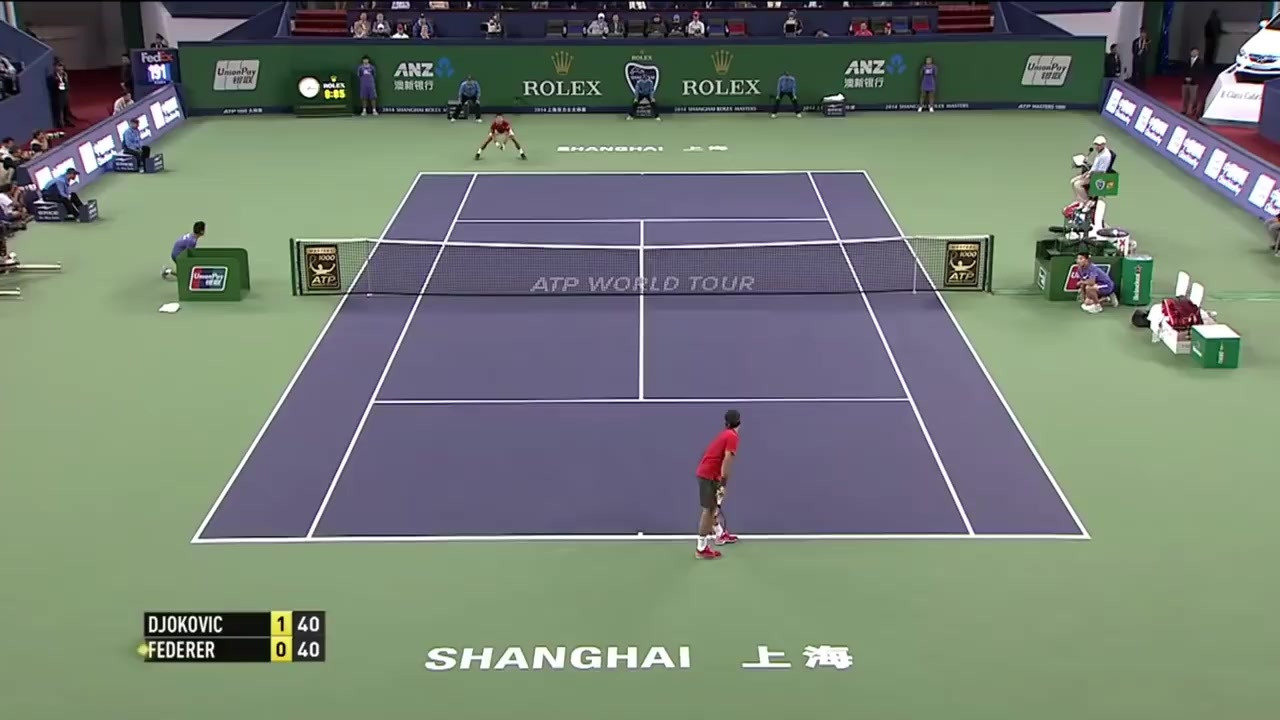
#> input picture runs/detect/predict2/0000.jpg, 1280 x 720 px, found by its file name
$ jupyter execute --allow-errors 3dmodel.ipynb
#> lines starting #> are read from the running program, lines starting #| are printed output that depends on the picture; after the words box and inside, x2 and y2 are one past the last pixel; in counts of white or black regions, pixels touching at a corner belong together; long printed decimals are rounded
[cell 1]
import cv2
import pandas as pd
import numpy as np
import matplotlib.pyplot as plt
import plotly.graph_objects as go
import math

[cell 2]
def get_image(image_path):
#> called with image_path = './Dataset/game1/Clip1/0000.jpg'
    return cv2.imread(image_path)
#> returned value is the input picture: shape (720, 1280, 3); mean B, G, R 115.7, 126.9, 116.4

[cell 3]
image = get_image('./Dataset/game1/Clip1/0000.jpg')

[cell 4]
plt.imshow(image)

[cell 5]
# Mouse callback function to collect points
points=[]
cv2.imshow('Select Points', image)
def get_points(event, x, y, flags, param):
    if event == cv2.EVENT_LBUTTONDOWN:
        points.append((x, y))
        print("Point selected: ({}, {})".format(x, y))

# Set the mouse callback
cv2.setMouseCallback('Select Points', get_points)

# Wait for the user to select points
cv2.waitKey(0)

# Close the image window
cv2.destroyAllWindows()

# Print the selected points
print("Selected Points:", points)

[cell 6]
# top left corner, top right corner, bottom right corner, bottom left corner, pole left, pole right
points=[(420, 165), (860, 165), (1090, 530), (200, 530), (291, 230), (992, 230)]
#plot points on frame
for point in points:
    cv2.circle(image, point, 5, (0, 0, 255), -1)
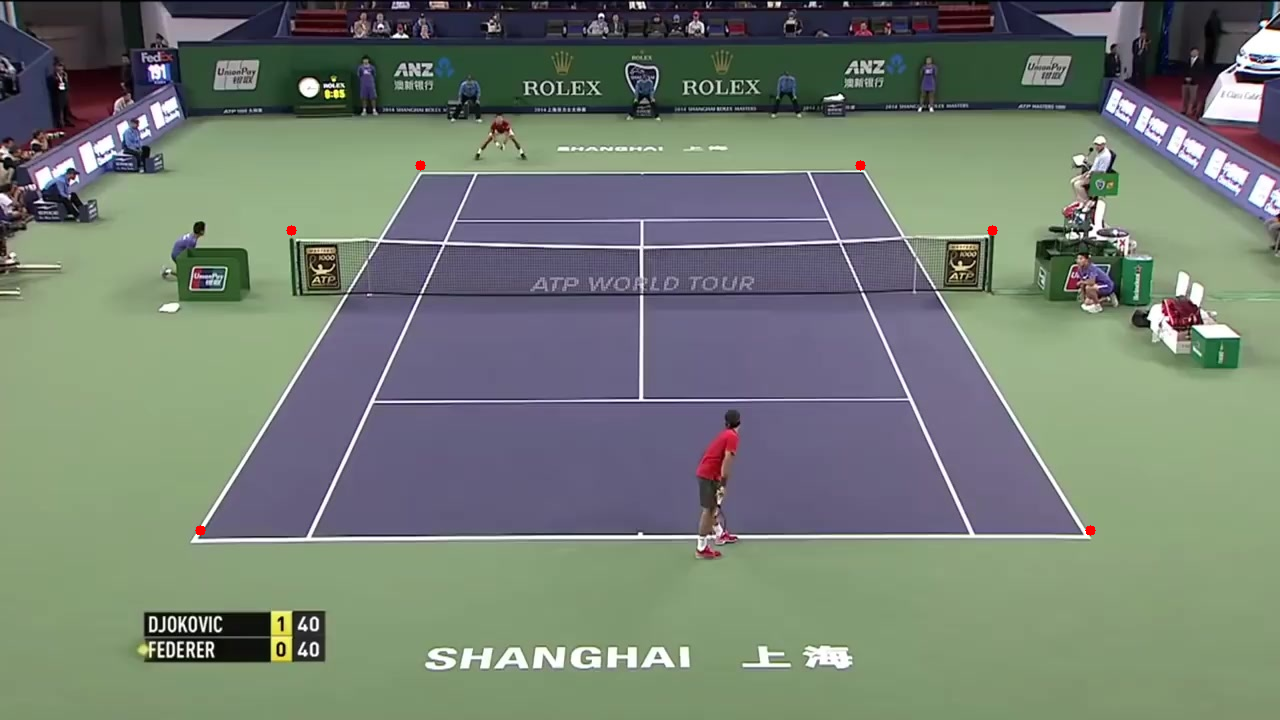
#> image: shape (720, 1280, 3); 0.05% of pixels changed, all inside (x1, y1, x2, y2) = (195, 160, 1096, 536)
cv2.imshow('points',image)
cv2.waitKey(0)

# Close the image window
cv2.destroyAllWindows()

[cell 7]
#true coords
# top left corner, top right corner, bottom right corner, bottom left corner, pole left, pole right
true_coords = [(0,23.77, 0), (10.97,23.77,  0), (10.97,0, 0),(0,0,0), (-0.91, 5.485,1.07), (11.42,5.485,1.07)]

[cell 8]
A = []
for i in range(6):
    X, Y, Z = true_coords[i]
    u, v = points[i]
    A.append([X, Y, Z, 1, 0, 0, 0, 0, -u*X, -u*Y, -u*Z, -u])
    A.append([0, 0, 0, 0, X, Y, Z, 1, -v*X, -v*Y, -v*Z, -v])

[cell 9]
A = np.array(A)

[cell 10]
image.shape
#> Out = (720, 1280, 3)

[cell 11]
# svd of A
U, S, V = np.linalg.svd(A)

[cell 12]
V.shape

[cell 13]
# get last column of V
p = V[-1, :]

[cell 14]
p.shape

[cell 15]
# reshape to
M3D = np.reshape(p, (3, 4))

[cell 16]
M3D

[cell 17]
a1 = M3D[0, :3]
a2 = M3D[1, :3]
a3 = M3D[2, :3]
b1 = M3D[0, 3]
b2 = M3D[1, 3]
b3 = M3D[2, 3]

[cell 18]
rho = 1 / np.linalg.norm(a3)
cx = rho**2 * np.dot(a1, a3)
cy = rho**2 * np.dot(a2, a3)
cos_theta = -np.dot(np.cross(a1, a3), np.cross(a2, a3)) / (np.linalg.norm(np.cross(a1, a3)) * np.linalg.norm(np.cross(a2, a3)))
sin_tetha = np.sqrt(1 - cos_theta**2)
alpha = rho**2 * np.linalg.norm(np.cross(a1, a3)) * sin_tetha
beta = rho**2 * np.linalg.norm(np.cross(a2, a3)) * sin_tetha

[cell 19]
cy

[cell 20]
K = np.array([[alpha, -alpha* (cos_theta/sin_tetha), cx], [0, beta/ sin_tetha, cy], [0, 0, 1]])
#K = np.array([[alpha, 0, cx], [0, alpha, cy], [0, 0, 1]])

[cell 21]
K

[cell 22]
# get R and T
r1 = (np.cross(a2, a3) / np.linalg.norm(np.cross(a2, a3)))
r3= rho * a3
r2 = np.cross(r3, r1)

[cell 23]
b = np.array([b1, b2, b3])
t = rho* np.linalg.inv(K).dot(b)

[cell 24]
# use K R and t to project the points in 3d and show with matplotlib
points_2d = np.array(points)
# add 1 to the points
points_2d = np.hstack((points_2d, np.ones((6, 1))))
points_2d

[cell 25]
R = np.array([r1, r2, r3])

[cell 26]
t = t.reshape(3, 1)
t

[cell 27]
points_normalized = np.linalg.inv(K) @ points_2d.T
points_3d = (np.linalg.inv(R) @ (points_normalized - t)).T

[cell 28]
fig = plt.figure()
ax = fig.add_subplot(111, projection='3d')

ax.scatter(points_3d[:, 0], points_3d[:, 1], points_3d[:, 2], c='r', marker='o')

ax.set_xlabel('X')
ax.set_ylabel('Y')
ax.set_zlabel('Z')

plt.show()
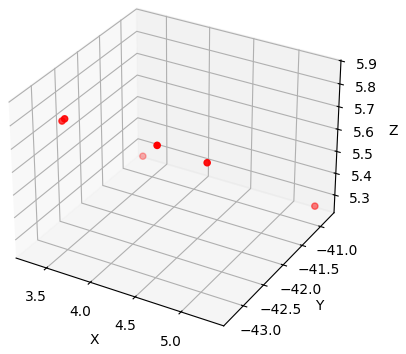
#> figure drawn by matplotlib, 1 panel

[cell 29]
x = points_3d[:, 0]
y = points_3d[:, 1]
z = points_3d[:, 2]

# Create Plotly figure
fig = go.Figure(data=[go.Scatter3d(x=x, y=y, z=z, mode='markers', marker=dict(size=5))])

# Set axes labels
fig.update_layout(scene=dict(xaxis_title='X', yaxis_title='Y', zaxis_title='Z'))

# Show plot
fig.show()

[cell 30]
rows,cols,ch = image.shape
#> rows = 720; cols = 1280; ch = 3

pts1 = np.float32([[420, 165], [860, 165], [1090, 530], [200, 530]])

ratio=0.02
cardH=math.sqrt((pts1[2][0]-pts1[1][0])*(pts1[2][0]-pts1[1][0])+(pts1[2][1]-pts1[1][1])*(pts1[2][1]-pts1[1][1]))
cardW=ratio*cardH
pts2 = np.float32([[0,2377], [1097,2377], [1097,0],[0,0]])

M = cv2.getPerspectiveTransform(pts1,pts2)
#> M = [[4.64, 2.79, -2408.7], [8.34e-16, -12.11, 6419.4], [7.25e-19, 0.00521, 1]]

offsetSize=20
transformed = np.zeros((int(cardW+offsetSize), int(cardH+offsetSize)), dtype=np.uint8);
dst = cv2.warpPerspective(image, M, (2000,2500))
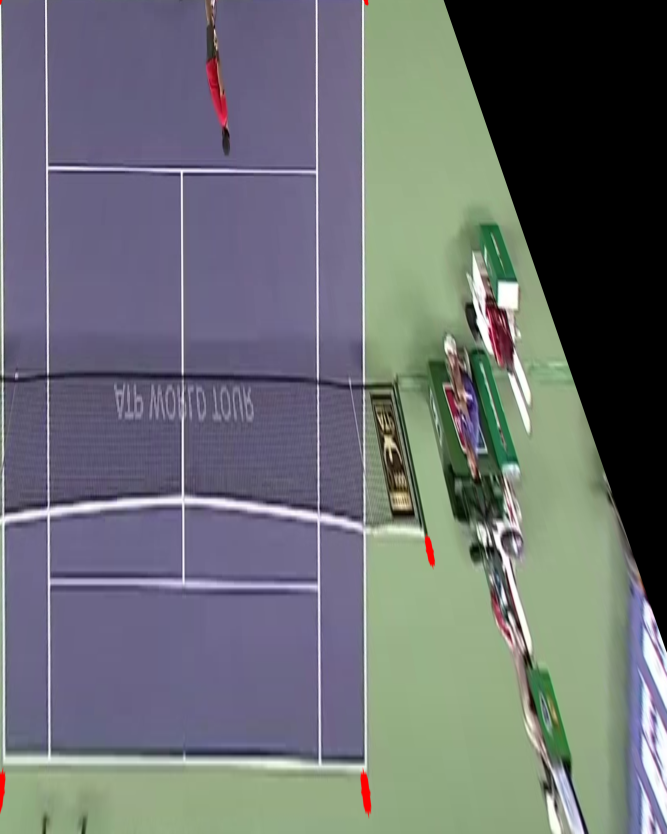
#> dst: shape (2500, 2000, 3) (shown at 1/3 size); mean B, G, R 113.8, 110.1, 106.5

plt.subplot(121),plt.imshow(image),plt.title('Input')
plt.subplot(122),plt.imshow(dst),plt.title('Output')
plt.show()
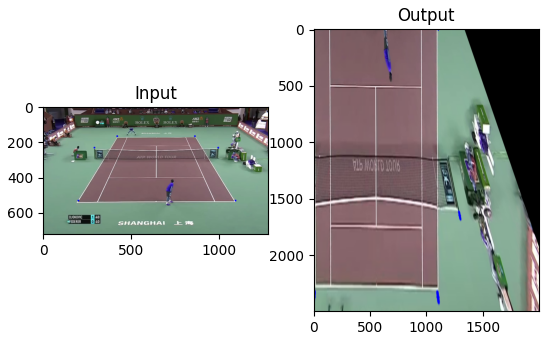
#> figure drawn by matplotlib, 2 panels; B, G, R data is drawn as R, G, B

[cell 31]
rectified_pts = cv2.perspectiveTransform(pts1.reshape(-1, 1, 2), M)
#> rectified_pts = [[2.45e-13, 2377], [1097, 2377], [1097, 0], [1.21e-13, -2.42e-13]]

# Print the coordinates of original points in the new rectified image
for point in rectified_pts:
    x, y = point[0]
    print("Original Point: ({}, {}) -> New Rectified Image: ({}, {})".format(pts1[0][0], pts1[0][1], x, y))
#> this loop made 4 passes
#| Original Point: (420.0, 165.0) -> New Rectified Image: (2.4450455765948065e-13, 2377.0)
#| Original Point: (420.0, 165.0) -> New Rectified Image: (1097.0, 2377.0)
#| Original Point: (420.0, 165.0) -> New Rectified Image: (1097.0, 0.0)
#| Original Point: (420.0, 165.0) -> New Rectified Image: (1.2087866243983697e-13, -2.4175732487967394e-13)

[cell 32]
point1= np.float32([420, 165, 1])
corenr=np.dot(M , point1)
#> corenr = [4.55e-13, 4420.9, 1.86]
corner= corenr/corenr[2]
#> corner = [2.45e-13, 2377, 1]
corner
#> Out = [2.45e-13, 2377, 1]

[cell 33]
rectified_pts
#> Out has the same summary as rectified_pts

[cell 34]
d_3pts = []
for point in rectified_pts:
    x, y = point[0]
    point_3d = np.array([x, y, 1])
    #point_3d = np.dot(np.linalg.inv(M), point_3d)
    d_3pts.append(point_3d)
#> this loop made 4 passes
#> (x, y, point_3d) on passes 2 to 3: (1097, 2377, [1097, 2377, 1]), (1097, 0, [1097, 0, 1])
#> (y, point_3d) on pass 1: (2377, [2.45e-13, 2377, 1])
#> after the loop, d_3pts = [[2.45e-13, 2377, 1], [1097, 2377, 1], [1097, 0, 1], [1.21e-13, -2.42e-13, 1]]
d_3pts
#> Out has the same summary as d_3pts

[cell 35]
d_3pts = np.array(d_3pts)

[cell 36]
x = d_3pts[:, 0]
#> x = [2.45e-13, 1097, 1097, 1.21e-13]
y = d_3pts[:, 1]
#> y = [2377, 2377, 0, -2.42e-13]
z = d_3pts[:, 2]
#> z = [1, 1, 1, 1]

# Create Plotly figure
fig = go.Figure(data=[go.Scatter3d(x=x, y=y, z=z, mode='markers', marker=dict(size=5))])
#connect the 4 points
fig.add_trace(go.Scatter3d(x=[x[0], x[1]], y=[y[0], y[1]], z=[z[0], z[1]], mode='lines', name='top'))
fig.add_trace(go.Scatter3d(x=[x[1], x[2]], y=[y[1], y[2]], z=[z[1], z[2]], mode='lines', name='right'))
fig.add_trace(go.Scatter3d(x=[x[2], x[3]], y=[y[2], y[3]], z=[z[2], z[3]], mode='lines', name='bottom'))
fig.add_trace(go.Scatter3d(x=[x[3], x[0]], y=[y[3], y[0]], z=[z[3], z[0]], mode='lines', name='left'))

# Set axes labels
fig.update_layout(scene=dict(xaxis_title='X', yaxis_title='Y', zaxis_title='Z'))

# Show plot
fig.show()

[cell 37]
d_3pts= np.array(d_3pts)

[cell 38]
points_normalized = np.linalg.inv(K) @ d_3pts.T
#> points_normalized = [[-0.57, 1.91, 1.11, -1.37], [22.12, 22.12, 5.49, 5.49], [1, 1, 1, 1]]
points_3d = (np.linalg.inv(R) @ (points_normalized - t)).T
#> points_3d = [[3.47, -28.24, 2.23], [5.95, -28.24, 2.23], [5.15, -44.41, 6.13], [2.66, -44.41, 6.13]]

[cell 39]
points_3d
#> Out has the same summary as points_3d

[cell 40]
fig = plt.figure()
ax = fig.add_subplot(111, projection='3d')

ax.scatter(points_3d[:, 0], points_3d[:, 1], points_3d[:, 2], c='r', marker='o')

ax.set_xlabel('X')
ax.set_ylabel('Y')
ax.set_zlabel('Z')

plt.show()
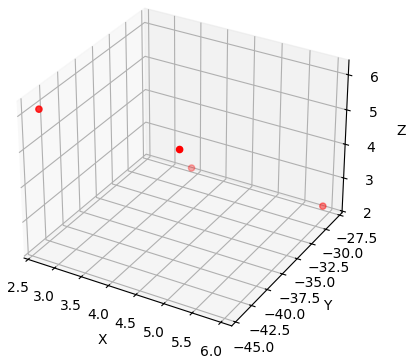
#> figure drawn by matplotlib, 1 panel

[cell 41]
x = points_3d[:, 0]
#> x = [3.47, 5.95, 5.15, 2.66]
y = points_3d[:, 1]
#> y = [-28.24, -28.24, -44.41, -44.41]
z = points_3d[:, 2]
#> z = [2.23, 2.23, 6.13, 6.13]

# Create Plotly figure
fig = go.Figure(data=[go.Scatter3d(x=x, y=y, z=z, mode='markers', marker=dict(size=5))])
#connect the 4 points
fig.add_trace(go.Scatter3d(x=[x[0], x[1]], y=[y[0], y[1]], z=[z[0], z[1]], mode='lines', name='top'))
fig.add_trace(go.Scatter3d(x=[x[1], x[2]], y=[y[1], y[2]], z=[z[1], z[2]], mode='lines', name='right'))
fig.add_trace(go.Scatter3d(x=[x[2], x[3]], y=[y[2], y[3]], z=[z[2], z[3]], mode='lines', name='bottom'))
fig.add_trace(go.Scatter3d(x=[x[3], x[0]], y=[y[3], y[0]], z=[z[3], z[0]], mode='lines', name='left'))

# Set axes labels
fig.update_layout(scene=dict(xaxis_title='X', yaxis_title='Y', zaxis_title='Z'))

# Show plot
fig.show()

[cell 42]
# calcula the distance between the 2 points
def distance_3d(point1, point2):
    return np.linalg.norm(point1[:2] - point2[:2])
for i in range(4):
    for j in range(i+1, 4):
        print("Distance between point {} and point {} is: {}".format(i, j, distance_3d(points_3d[i], points_3d[j])))
#> this loop made 4 passes
#| Distance between point 0 and point 1 is: 2.483
#| Distance between point 0 and point 2 is: 16.256
#| Distance between point 0 and point 3 is: 16.189
#| Distance between point 1 and point 2 is: 16.189
#| Distance between point 1 and point 3 is: 16.500
#| Distance between point 2 and point 3 is: 2.483

#> (a cell that did not finish here is left out)

#> (a cell that did not finish here is left out)

[cell 45]
d_3pts
#> Out has the same summary as d_3pts

[cell 46]
# height rectification
# Mouse callback function to collect points
points=[]
#> points = []
cv2.imshow('Select Points', image)
def get_points(event, x, y, flags, param):
    if event == cv2.EVENT_LBUTTONDOWN:
        points.append((x, y))
        print("Point selected: ({}, {})".format(x, y))

# Set the mouse callback
cv2.setMouseCallback('Select Points', get_points)

# Wait for the user to select points
cv2.waitKey(0)

# Close the image window
cv2.destroyAllWindows()

# Print the selected points
print("Selected Points:", points)
#| Selected Points: []

[cell 47]
rows,cols,ch = image.shape

pts1 = np.float32([[290, 230], [990, 230],  [190, 530], [1090, 530]])

ratio=0.02
cardH=math.sqrt((pts1[2][0]-pts1[1][0])*(pts1[2][0]-pts1[1][0])+(pts1[2][1]-pts1[1][1])*(pts1[2][1]-pts1[1][1]))
cardW=ratio*cardH
pts2 = np.float32([[0,107], [1279,107],  [91, 0],[1188,0]])

M = cv2.getPerspectiveTransform(pts1,pts2)
#> M = [[2.96, 1.72, -1254.5], [0, -0.578, 306.2], [-6.26e-19, 0.00269, 1]]

offsetSize=20
transformed = np.zeros((int(cardW+offsetSize), int(cardH+offsetSize)), dtype=np.uint8);
dst = cv2.warpPerspective(image, M, (2000,2500))
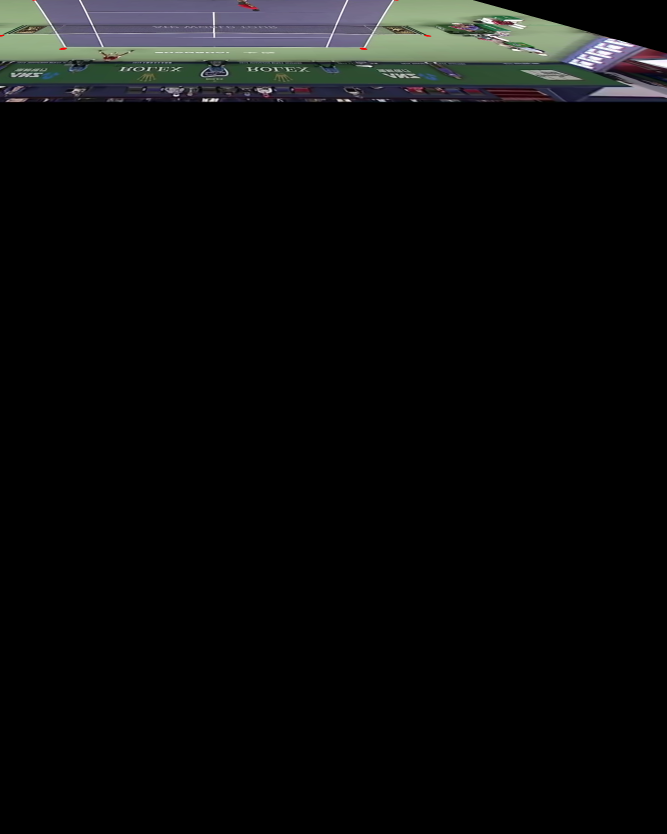
#> dst: shape (2500, 2000, 3) (shown at 1/3 size); mean B, G, R 11.4, 11.6, 10.8

plt.subplot(121),plt.imshow(image),plt.title('Input')
plt.subplot(122),plt.imshow(dst),plt.title('Output')
plt.show()
#> figure, not shown here; B, G, R data is drawn as R, G, B
